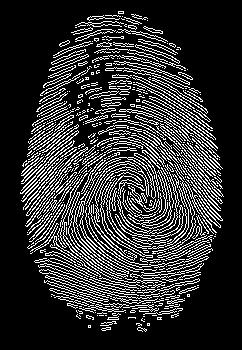
#> input picture Fingerprint module/f1.jpg, 242 x 350 px, given in place of f1.jpg.jpg, which was not available
$ python code.py   (older library calls are emulated)
#> lines starting #> are read from the running program, lines starting #| are printed output that depends on the picture; after the words box and inside, x2 and y2 are one past the last pixel; in counts of white or black regions, pixels touching at a corner belong together; pictures that were not available may be replaced by others from this repository, and a replacement may not be noted
### Fingerprint module/code1.py
import numpy as np
import math
import scipy.ndimage
import cv2
from numpy.core._multiarray_umath import ndarray
from scipy import signal
from scipy import ndimage


def frequest(im,orientim,windsze,minWaveLength,maxWaveLength):
    rows,cols = np.shape(im);
    cosorient = np.mean(np.cos(2*orientim));
    sinorient = np.mean(np.sin(2*orientim));
    orient = math.atan2(sinorient,cosorient)/2;
    rotim = scipy.ndimage.rotate(im,orient/np.pi*180 + 90,axes=(1,0),reshape = False,order = 3,mode = 'nearest');
    cropsze = int(np.fix(rows/np.sqrt(2)));
    offset = int(np.fix((rows-cropsze)/2));
    rotim = rotim[offset:offset+cropsze][:,offset:offset+cropsze];
    proj = np.sum(rotim,axis=0);
    dilation = scipy.ndimage.grey_dilation(proj, windsze,structure=np.ones(windsze));
    temp = np.abs(dilation - proj);
    peak_thresh = 2;
    maxpts = (temp<peak_thresh) & (proj > np.mean(proj));
    maxind = np.where(maxpts);
    rows_maxind,cols_maxind = np.shape(maxind);
    if(cols_maxind<2):
        freqim = np.zeros(im.shape);
    else:
        NoOfPeaks = cols_maxind;
        waveLength = (maxind[0][cols_maxind-1] - maxind[0][0])/(NoOfPeaks - 1);
        if waveLength>=minWaveLength and waveLength<=maxWaveLength:
            freqim = 1/np.double(waveLength) * np.ones(im.shape);
        else:
            freqim = np.zeros(im.shape);
    return(freqim);


def normalise(img,mean,std):
    normed = (img - np.mean(img))/(np.std(img));
    return(normed)

def ridge_segment(im,blksze,thresh):
    rows,cols = im.shape;
    im = normalise(im,0,1);
    new_rows =  np.int(blksze * np.ceil((np.float(rows))/(np.float(blksze))))
    new_cols =  np.int(blksze * np.ceil((np.float(cols))/(np.float(blksze))))
    padded_img = np.zeros((new_rows,new_cols));
    stddevim = np.zeros((new_rows,new_cols));
    padded_img[0:rows][:,0:cols] = im;
    for i in range(0,new_rows,blksze):
        for j in range(0,new_cols,blksze):
            block = padded_img[i:i+blksze][:,j:j+blksze];
            stddevim[i:i+blksze][:,j:j+blksze] = np.std(block)*np.ones(block.shape)
    stddevim = stddevim[0:rows][:,0:cols]
    mask = stddevim > thresh;
    mean_val = np.mean(im[mask]);
    std_val = np.std(im[mask]);
    normim = (im - mean_val)/(std_val);

    return(normim,mask)


def orient(im, gradientsigma, blocksigma, orientsmoothsigma):
    rows,cols = im.shape;
    sze = np.fix(6*gradientsigma);
    if np.remainder(sze,2) == 0:
        sze = sze+1;
    gauss = cv2.getGaussianKernel(np.int(sze),gradientsigma);
    f = gauss * gauss.T;
    fy,fx = np.gradient(f);
    Gx = signal.convolve2d(im,fx,mode='same');
    Gy = signal.convolve2d(im,fy,mode='same');
    Gxx = np.power(Gx,2);
    Gyy = np.power(Gy,2);
    Gxy = Gx*Gy;
    sze = np.fix(6*blocksigma);
    gauss = cv2.getGaussianKernel(np.int(sze),blocksigma);
    f = gauss * gauss.T;
    Gxx = ndimage.convolve(Gxx,f);
    Gyy = ndimage.convolve(Gyy,f);
    Gxy = 2*ndimage.convolve(Gxy,f);
    denom = np.sqrt(np.power(Gxy,2) + np.power((Gxx - Gyy),2)) + np.finfo(float).eps;
    sin2theta = Gxy/denom;
    cos2theta = (Gxx-Gyy)/denom;
    if orientsmoothsigma:
        sze = np.fix(6*orientsmoothsigma);
        if np.remainder(sze,2) == 0:
            sze = sze+1;
        gauss = cv2.getGaussianKernel(np.int(sze),orientsmoothsigma);
        f = gauss * gauss.T;
        cos2theta = ndimage.convolve(cos2theta,f); # Smoothed sine and cosine of
        sin2theta = ndimage.convolve(sin2theta,f); # doubled angles
    orientim = np.pi/2 + np.arctan2(sin2theta,cos2theta)/2;
    return(orientim);


# noinspection PyTypeChecker
def gabor_filter(im, orient, freq, kx, ky):
    angleInc = 3;
    im = np.double(im);
    rows,cols = im.shape;
    newim = np.zeros((rows,cols));
    freq_1d = np.reshape(freq,(1,rows*cols));
    ind = np.where(freq_1d>0);
    ind = np.array(ind);
    ind = ind[1,:];
    non_zero_elems_in_freq = freq_1d[0][ind];
    non_zero_elems_in_freq = np.double(np.round((non_zero_elems_in_freq*100)))/100;
    unfreq = np.unique(non_zero_elems_in_freq);
    sigmax = 1/unfreq*kx;
    sigmay = 1/unfreq*ky;
    sze = np.round(3*np.max([sigmax,sigmay]));
    x,y = np.meshgrid(np.linspace(-sze,sze,(2*sze + 1)),np.linspace(-sze,sze,(2*sze + 1)));
    reffilter = np.exp(-(( (np.power(x,2))/(sigmax*sigmax) + (np.power(y,2))/(sigmay*sigmay)))) * np.cos(2*np.pi*unfreq[0]*x);
    filt_rows, filt_cols = reffilter.shape;
    gabor_filter = np.array(np.zeros((int(180/angleInc),int(filt_rows),int(filt_cols))));
    for o in range(0,int(180/angleInc)):
        rot_filt = scipy.ndimage.rotate(reffilter,-(o*angleInc + 90),reshape = False);
        gabor_filter[o] = rot_filt;
    maxsze = int(sze);
    temp = freq>0;
    validr,validc = np.where(temp)
    temp1 = validr>maxsze;
    temp2 = validr<rows - maxsze;
    temp3 = validc>maxsze;
    temp4 = validc<cols - maxsze;
    final_temp = temp1 & temp2 & temp3 & temp4;
    finalind = np.where(final_temp);
    maxorientindex = np.round(180/angleInc);
    orientindex = np.round(orient/np.pi*180/angleInc);
    for i in range(0,rows):
        for j in range(0,cols):
            if(orientindex[i][j] < 1):
                orientindex[i][j] = orientindex[i][j] + maxorientindex;
            if(orientindex[i][j] > maxorientindex):
                orientindex[i][j] = orientindex[i][j] - maxorientindex;
    finalind_rows,finalind_cols = np.shape(finalind);
    sze = int(sze);
    for k in range(0,finalind_cols):
        r = validr[finalind[0][k]];
        c = validc[finalind[0][k]];
        img_block = im[r-sze:r+sze + 1][:,c-sze:c+sze + 1];
        newim[r][c] = np.sum(img_block * gabor_filter[int(orientindex[r][c]) - 1]);
    return(newim);


def freqq(im, mask, orient, blksze, windsze,minWaveLength, maxWaveLength):
    rows,cols = im.shape;
    freq = np.zeros((rows,cols));
    for r in range(0,rows-blksze,blksze):
        for c in range(0,cols-blksze,blksze):
            blkim = im[r:r+blksze][:,c:c+blksze];
            blkor = orient[r:r+blksze][:,c:c+blksze];
            freq[r:r+blksze][:,c:c+blksze] = frequest(blkim,blkor,windsze,minWaveLength,maxWaveLength);
    freq = freq*mask;
    freq_1d = np.reshape(freq,(1,rows*cols));
    ind = np.where(freq_1d>0);
    ind = np.array(ind);
    ind = ind[1,:];
    non_zero_elems_in_freq = freq_1d[0][ind];
    meanfreq = np.mean(non_zero_elems_in_freq);
    medianfreq = np.median(non_zero_elems_in_freq);
    return(freq,meanfreq)


def enhance(img):
    blksze = 16;
    thresh = 0.1;
    normim,mask = ridge_segment(img,blksze,thresh);
    gradientsigma = 1;
    blocksigma = 7;
    orientsmoothsigma = 7;
    orientim = orient(normim, gradientsigma, blocksigma, orientsmoothsigma);
    blksze = 38;
    windsze = 5;
    minWaveLength = 5;
    maxWaveLength = 15;
    freq,medfreq = freqq(normim, mask, orientim, blksze, windsze, minWaveLength,maxWaveLength);
    freq = medfreq*mask;
    kx = 0.65;ky = 0.65;
    newim = gabor_filter(normim, orientim, freq, kx, ky);
    return(newim < -3)


def main(img_name):
    print("\n Loading Image............")
    #img_name = '7.png'
    img = scipy.ndimage.imread( img_name,1);
    rows,cols = np.shape(img);
    aspect_ratio = np.double(rows)/np.double(cols);
    new_rows = 350;
    new_cols = new_rows/aspect_ratio;
    img = scipy.misc.imresize(img,(np.int(new_rows),np.int(new_cols)));
    img11 = enhance(img);
    #print('saving the image')
    scipy.misc.imsave('filterimg1.jpg' ,img11);


### Fingerprint module/code.py
import code1
import code2
import math

img = input("\n Enter Thumbprint Name : ")
#> the answer given: f1.jpg
img = img + ".jpg"
code1.main(img)
#> in main, img is the input picture: shape (350, 242); min 0, max 255, mean 50.2
#> after the loop in ridge_segment, `for i in range(0,new_rows,blksze):`:
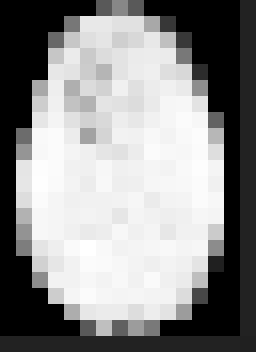
#> stddevim: shape (352, 256) float64; min 1.11e-16, max 1.26, mean 0.702; drawn with min black and max white
#> in ridge_segment, `mask = stddevim > thresh;`:
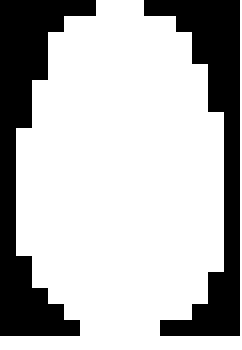
#> mask: shape (350, 242) bool; 71.9% white; 2 black regions, box (x1, y1, x2, y2) and area: (0, 0, 96, 336) 12544, (144, 0, 240, 336) 11264
#> in ridge_segment, `mean_val = np.mean(im[mask]);`: mean_val = 0.199
#> in ridge_segment, `std_val = np.std(im[mask]);`: std_val = 1.12
#> in orient, `rows,cols = im.shape;`: rows = 350; cols = 242
#> in freqq, `rows,cols = im.shape;`: rows = 350; cols = 242
#> the loop in freqq, `for r in range(0,rows-blksze,blksze):` made 9 passes
#> pass 1, in frequest (call 4), `rotim = rotim[offset:offset+cropsze][:,offset:offset+cropsze];`:
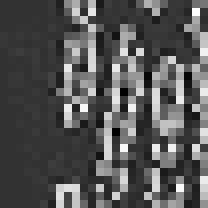
#> rotim: shape (26, 26) float64 (shown 8 times larger); min -1.33, max 2.11, mean -0.178; drawn with min black and max white
#> after the loop in freqq, `for r in range(0,rows-blksze,blksze):`: blkim: shape (38, 38) float64; every value is -0.634
#> after the loop in freqq, `for r in range(0,rows-blksze,blksze):`:
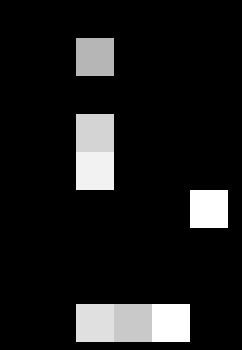
#> freq: shape (350, 242) float64; min 0, max 0.2, mean 0.021; drawn with min black and max white
#> in freqq, `ind = np.where(freq_1d>0);`: ind = 9412 positions, rows 0 to 0, columns 9272 to 82711
#> in freqq, `ind = ind[1,:];`: ind = 9412 values from 9272 to 82711
#> in freqq, `non_zero_elems_in_freq = freq_1d[0][ind];`: non_zero_elems_in_freq = 9412 values, max 0.2 at index 4332, min 0.143 at index 0, mean 0.175
#> after the loop in gabor_filter, `for i in range(0,rows):`:
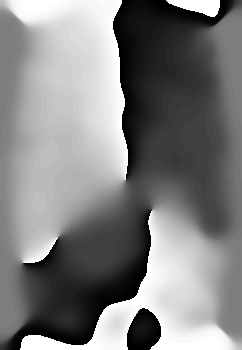
#> orientindex: shape (350, 242) float64; min 1, max 60, mean 30.7; drawn with min black and max white
#> after the loop in gabor_filter, `for k in range(0,finalind_cols):`:
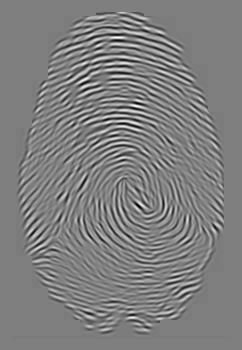
#> newim: shape (350, 242) float64; min -17.03, max 17.05, mean 0.0228; drawn with min black and max white
#> in enhance, `return(newim < -3)`:
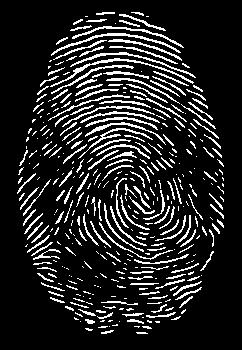
#> returned value: shape (350, 242) bool; 14.2% white in thin lines or dots, all inside (x1, y1, x2, y2) = (17, 12, 224, 334)
#> (the run stopped early here; a loop or call above may not have finished)
